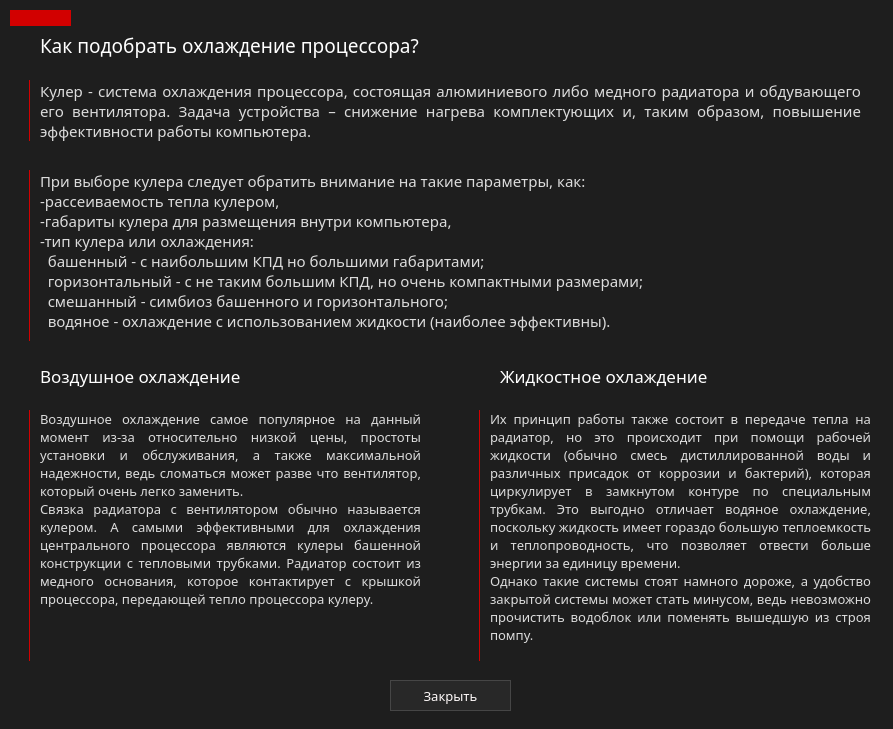
<?xml version="1.0" encoding="UTF-8"?>
<ui version="4.0">
 <class>widgetCoolHelp</class>
 <widget class="QWidget" name="widgetCoolHelp">
  <property name="geometry">
   <rect>
    <x>0</x>
    <y>0</y>
    <width>893</width>
    <height>729</height>
   </rect>
  </property>
  <property name="windowTitle">
   <string>Подобрать охлаждение</string>
  </property>
  <property name="windowIcon">
   <iconset>
    <normaloff>../../images/faq.png</normaloff>../../images/faq.png</iconset>
  </property>
  <property name="styleSheet">
   <string notr="true">QWidget{
	background-color: rgb(30,30,30);
	color: white;
}</string>
  </property>
  <widget class="Line" name="line_2">
   <property name="geometry">
    <rect>
     <x>10</x>
     <y>170</y>
     <width>20</width>
     <height>171</height>
    </rect>
   </property>
   <property name="styleSheet">
    <string notr="true">border: 0px;
border-right: 1px solid rgb(210, 0, 0);</string>
   </property>
   <property name="orientation">
    <enum>Qt::Vertical</enum>
   </property>
  </widget>
  <widget class="Line" name="rectangle">
   <property name="geometry">
    <rect>
     <x>10</x>
     <y>10</y>
     <width>61</width>
     <height>16</height>
    </rect>
   </property>
   <property name="styleSheet">
    <string notr="true">background-color: rgb(210, 0, 0);
border: 1px solid rgb(210, 0, 0);</string>
   </property>
   <property name="orientation">
    <enum>Qt::Horizontal</enum>
   </property>
  </widget>
  <widget class="QLabel" name="lbHowVidTxt_2">
   <property name="geometry">
    <rect>
     <x>40</x>
     <y>170</y>
     <width>821</width>
     <height>171</height>
    </rect>
   </property>
   <property name="font">
    <font>
     <family>Montserrat Medium</family>
     <pointsize>11</pointsize>
    </font>
   </property>
   <property name="styleSheet">
    <string notr="true">color: rgb(220,220,220);</string>
   </property>
   <property name="text">
    <string>При выборе кулера следует обратить внимание на такие параметры, как: 
-рассеиваемость тепла кулером, 
-габариты кулера для размещения внутри компьютера, 
-тип кулера или охлаждения: 
  башенный - с наибольшим КПД но большими габаритами; 
  горизонтальный - с не таким большим КПД, но очень компактными размерами; 
  смешанный - симбиоз башенного и горизонтального; 
  водяное - охлаждение с использованием жидкости (наиболее эффективны).</string>
   </property>
   <property name="textFormat">
    <enum>Qt::PlainText</enum>
   </property>
   <property name="scaledContents">
    <bool>false</bool>
   </property>
   <property name="alignment">
    <set>Qt::AlignJustify|Qt::AlignTop</set>
   </property>
   <property name="wordWrap">
    <bool>true</bool>
   </property>
   <property name="openExternalLinks">
    <bool>false</bool>
   </property>
  </widget>
  <widget class="QLabel" name="lbHowVidTxt">
   <property name="geometry">
    <rect>
     <x>40</x>
     <y>80</y>
     <width>821</width>
     <height>71</height>
    </rect>
   </property>
   <property name="font">
    <font>
     <family>Montserrat Medium</family>
     <pointsize>11</pointsize>
    </font>
   </property>
   <property name="styleSheet">
    <string notr="true">color: rgb(220,220,220);</string>
   </property>
   <property name="text">
    <string>Кулер - система охлаждения процессора, состоящая алюминиевого либо медного радиатора и обдувающего его вентилятора. Задача устройства – снижение нагрева комплектующих и, таким образом, повышение эффективности работы компьютера.</string>
   </property>
   <property name="textFormat">
    <enum>Qt::PlainText</enum>
   </property>
   <property name="scaledContents">
    <bool>false</bool>
   </property>
   <property name="alignment">
    <set>Qt::AlignJustify|Qt::AlignTop</set>
   </property>
   <property name="wordWrap">
    <bool>true</bool>
   </property>
   <property name="openExternalLinks">
    <bool>false</bool>
   </property>
  </widget>
  <widget class="Line" name="line_4">
   <property name="geometry">
    <rect>
     <x>10</x>
     <y>80</y>
     <width>20</width>
     <height>61</height>
    </rect>
   </property>
   <property name="styleSheet">
    <string notr="true">border: 0px;
border-right: 1px solid rgb(210, 0, 0);</string>
   </property>
   <property name="orientation">
    <enum>Qt::Vertical</enum>
   </property>
  </widget>
  <widget class="QPushButton" name="btnClose">
   <property name="geometry">
    <rect>
     <x>390</x>
     <y>680</y>
     <width>121</width>
     <height>31</height>
    </rect>
   </property>
   <property name="font">
    <font>
     <family>Montserrat Medium</family>
     <pointsize>10</pointsize>
    </font>
   </property>
   <property name="styleSheet">
    <string notr="true">QPushButton{
	border:1px solid rgb(70,70,70);
	background-color: rgb(40,40,40);
	color: #fffafa;
}

QPushButton::hover
{
	border:1px;
	background-color: rgb(60,60,60);
	border-color: rgb(40,40,40);
	border-bottom: 1px solid  red;
	color: red;
}
</string>
   </property>
   <property name="text">
    <string>Закрыть</string>
   </property>
  </widget>
  <widget class="QLabel" name="lbHowVid">
   <property name="geometry">
    <rect>
     <x>40</x>
     <y>30</y>
     <width>441</width>
     <height>31</height>
    </rect>
   </property>
   <property name="font">
    <font>
     <family>Montserrat</family>
     <pointsize>14</pointsize>
    </font>
   </property>
   <property name="text">
    <string>Как подобрать охлаждение процессора?</string>
   </property>
  </widget>
  <widget class="Line" name="line_3">
   <property name="geometry">
    <rect>
     <x>460</x>
     <y>410</y>
     <width>20</width>
     <height>251</height>
    </rect>
   </property>
   <property name="styleSheet">
    <string notr="true">border: 0px;
border-right: 1px solid rgb(210, 0, 0);</string>
   </property>
   <property name="orientation">
    <enum>Qt::Vertical</enum>
   </property>
  </widget>
  <widget class="QLabel" name="lbGeForce">
   <property name="geometry">
    <rect>
     <x>40</x>
     <y>410</y>
     <width>381</width>
     <height>251</height>
    </rect>
   </property>
   <property name="font">
    <font>
     <family>Montserrat Medium</family>
     <pointsize>10</pointsize>
    </font>
   </property>
   <property name="autoFillBackground">
    <bool>false</bool>
   </property>
   <property name="styleSheet">
    <string notr="true">color: rgb(220,220,220);</string>
   </property>
   <property name="text">
    <string>Воздушное охлаждение самое популярное на данный момент из-за относительно низкой цены, простоты установки и обслуживания, а также максимальной надежности, ведь сломаться может разве что вентилятор, который очень легко заменить.
Связка радиатора с вентилятором обычно называется кулером. А самыми эффективными для охлаждения центрального процессора являются кулеры башенной конструкции с тепловыми трубками. Радиатор состоит из медного основания, которое контактирует с крышкой процессора, передающей тепло процессора кулеру. </string>
   </property>
   <property name="textFormat">
    <enum>Qt::PlainText</enum>
   </property>
   <property name="alignment">
    <set>Qt::AlignJustify|Qt::AlignTop</set>
   </property>
   <property name="wordWrap">
    <bool>true</bool>
   </property>
  </widget>
  <widget class="QLabel" name="lbAmd">
   <property name="geometry">
    <rect>
     <x>500</x>
     <y>360</y>
     <width>251</width>
     <height>31</height>
    </rect>
   </property>
   <property name="font">
    <font>
     <family>Montserrat</family>
     <pointsize>13</pointsize>
    </font>
   </property>
   <property name="text">
    <string>Жидкостное охлаждение</string>
   </property>
  </widget>
  <widget class="QLabel" name="lbNvidia">
   <property name="geometry">
    <rect>
     <x>40</x>
     <y>360</y>
     <width>231</width>
     <height>31</height>
    </rect>
   </property>
   <property name="font">
    <font>
     <family>Montserrat</family>
     <pointsize>13</pointsize>
     <weight>50</weight>
     <italic>false</italic>
     <bold>false</bold>
    </font>
   </property>
   <property name="text">
    <string>Воздушное охлаждение</string>
   </property>
  </widget>
  <widget class="QLabel" name="lbRadeon">
   <property name="geometry">
    <rect>
     <x>490</x>
     <y>410</y>
     <width>381</width>
     <height>251</height>
    </rect>
   </property>
   <property name="font">
    <font>
     <family>Montserrat Medium</family>
     <pointsize>10</pointsize>
    </font>
   </property>
   <property name="autoFillBackground">
    <bool>false</bool>
   </property>
   <property name="styleSheet">
    <string notr="true">color: rgb(220,220,220);</string>
   </property>
   <property name="text">
    <string>Их принцип работы также состоит в передаче тепла на радиатор, но это происходит при помощи рабочей жидкости (обычно смесь дистиллированной воды и различных присадок от коррозии и бактерий), которая циркулирует в замкнутом контуре по специальным трубкам. Это выгодно отличает водяное охлаждение, поскольку жидкость имеет гораздо большую теплоемкость и теплопроводность, что позволяет отвести больше энергии за единицу времени.
Однако такие системы стоят намного дороже, а удобство закрытой системы может стать минусом, ведь невозможно прочистить водоблок или поменять вышедшую из строя помпу.</string>
   </property>
   <property name="textFormat">
    <enum>Qt::PlainText</enum>
   </property>
   <property name="alignment">
    <set>Qt::AlignJustify|Qt::AlignTop</set>
   </property>
   <property name="wordWrap">
    <bool>true</bool>
   </property>
  </widget>
  <widget class="Line" name="line">
   <property name="geometry">
    <rect>
     <x>10</x>
     <y>410</y>
     <width>20</width>
     <height>251</height>
    </rect>
   </property>
   <property name="styleSheet">
    <string notr="true">border: 0px;
border-right: 1px solid rgb(210, 0, 0);</string>
   </property>
   <property name="orientation">
    <enum>Qt::Vertical</enum>
   </property>
  </widget>
 </widget>
 <resources/>
 <connections>
  <connection>
   <sender>btnClose</sender>
   <signal>clicked()</signal>
   <receiver>widgetCoolHelp</receiver>
   <slot>close()</slot>
   <hints>
    <hint type="sourcelabel">
     <x>450</x>
     <y>695</y>
    </hint>
    <hint type="destinationlabel">
     <x>446</x>
     <y>364</y>
    </hint>
   </hints>
  </connection>
 </connections>
</ui>
